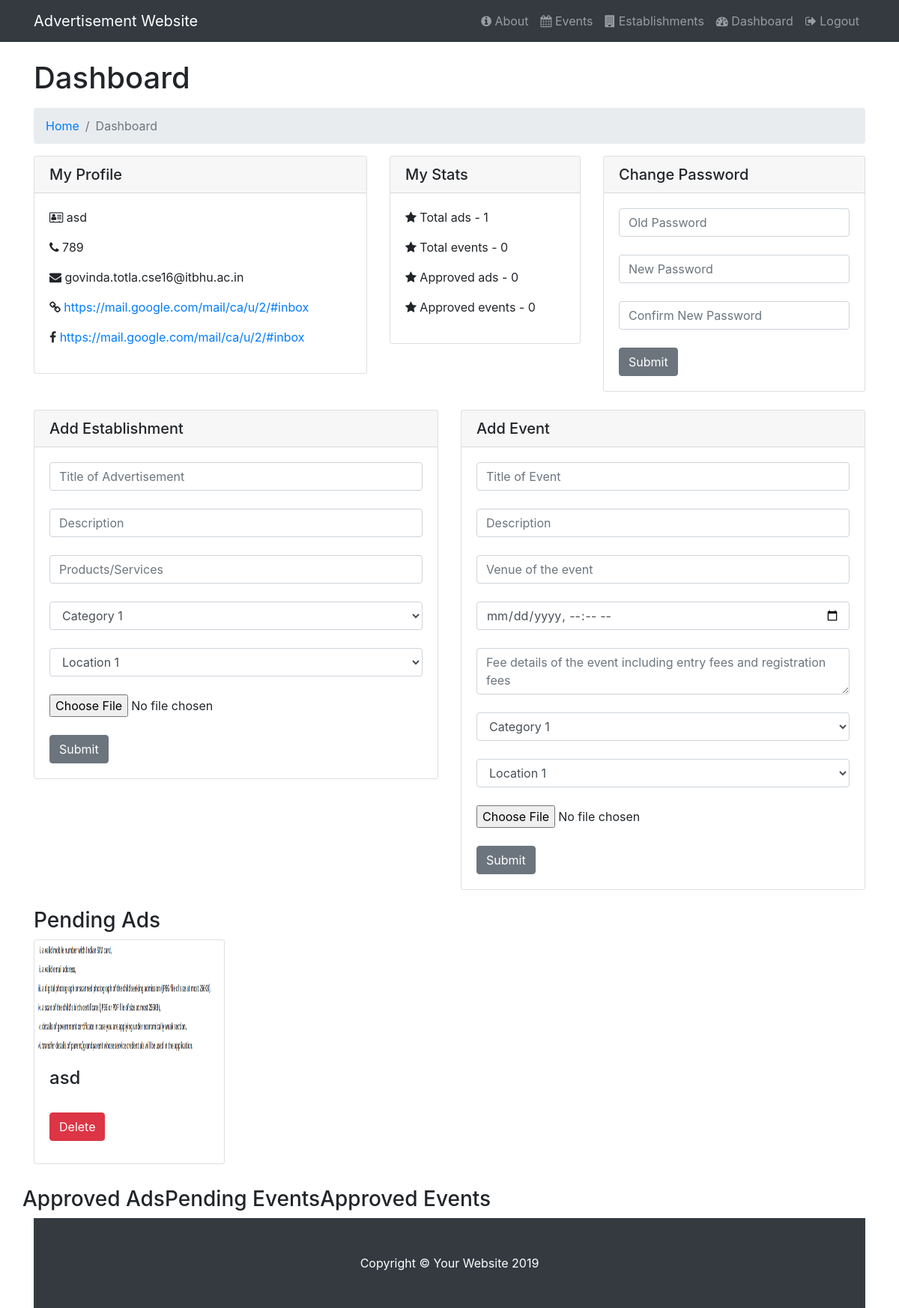
/dashboard/ (signed in), run on the app's committed database.
### main/models.py (models this page shows, shortened)
class Client(models.Model):
	user = models.ForeignKey(User, on_delete = models.CASCADE)
	address = models.CharField(max_length = 200, null = True)
	phone = models.CharField(max_length = 200, null = True)
	website = models.CharField(max_length = 200, null = True)
	fb = models.CharField(max_length = 200, null = True)
	verified = models.BooleanField(default = False)

class Ad(models.Model):
	title = models.CharField(max_length = 200)
	description = models.CharField(max_length = 500, null = True)
	services = models.CharField(max_length = 500, null = True)
	image = models.ImageField(upload_to = 'media/')
	date  = models.DateTimeField(null=False,blank=True,default=datetime.now())
	verified = models.BooleanField(default = False)
	client = models.ForeignKey(Client, on_delete = models.CASCADE)
	category = models.ForeignKey(Category, on_delete = models.CASCADE)
	location = models.ForeignKey(Location, on_delete = models.CASCADE)

### main/views.py (the view)
# urls.py: url(r'^dashboard/$', views.dashboard, name = 'dashboard'),
def dashboard(request):
	if not request.user.is_authenticated:
		messages.error(request, "Please login to continue.")
		return redirect('/login/')
	try:
		admin = Admin.objects.get(user = request.user)
		isadmin = True
	except:
		isadmin = False
	if isadmin:
		ads = Ad.objects.all()
		events = Event.objects.all()
		client = None
		ad_count = 0
		approvedad_count = 0
		event_count = 0
		approvedevent_count = 0
	else:
		client = Client.objects.get(user = request.user)
		ads = Ad.objects.filter(client = client)
		events = Event.objects.filter(client = client)
		ad_count = len(ads)
		event_count = len(events)
		approvedad_count = len(Ad.objects.filter(client = client).filter(verified = True))
		approvedevent_count = len(Event.objects.filter(client = client).filter(verified = True))
	categories = Category.objects.all()
	locations = Location.objects.all()
	return render(request, 'main/dashboard.html', context = {
		"isadmin" : isadmin,
		"ads" : ads,
		"events" : events,
		"client" : client,
		"categories" : categories,
		"locations" : locations,
		"ad_count" : ad_count,
		"approvedad_count" : approvedad_count,
		"event_count" : event_count,
		"approvedevent_count" : approvedevent_count,
		})

### main/models.py (called while the page is built)
	def __str__(self):
		return self.name

	def __str__(self):
		return self.name

### main/templates/main/dashboard.html (shortened to what this page needs)
{% load static %}
{% include 'main/navbar.html' %}
{% block body %}
  <div class="container">
    <h1 class="mt-4 mb-3">Dashboard
    </h1>
    <ol class="breadcrumb">
      <li class="breadcrumb-item">
        <a href="/">Home</a>
      </li>
      <li class="breadcrumb-item active">Dashboard</li>
    </ol>
    <div class="row">
      <div class="col-md-5">
        <div class="card mb-4">
          <h5 class="card-header">My Profile</h5>
          <div class="card-body">
            <div >
              {% if not isadmin %}
                <p>
                  <i title="address" class="fa fa-address-card-o"></i> {{client.address}}
                </p>
                <p>
                  <i title="phone" class="fa fa-phone"></i> {{client.phone}}
                </p>
                <p>
                  <i title="email" class="fa fa-envelope"></i> {{client.user.username}}
                </p>
                <p>
                  <i title="website" class="fa fa-link"></i><a href="{{client.website}}"> {{client.website}}</a>
                </p>
                <p>
                  <i title="facebook" class="fa fa-facebook"></i><a href="{{client.fb}}"> {{client.fb}}</a>
                </p>
                {% else %}
                <p>Admin</p>
                {% endif %}
            </div>
          </div>
        </div>
      </div>
    <div class="col-md-3">
        <div class="card mb-4">
        {% if not isadmin %}
          <h5 class="card-header">My Stats</h5>
          <div class="card-body">
            <div>
                <p>
                  <i title="ad count" class="fa fa-star"></i> Total ads -  {{ad_count}}
                </p>
                  <i title="event count" class="fa fa-star"></i> Total events -  {{event_count}}
                <p>
                  <i title="ad count" class="fa fa-star"></i> Approved ads -  {{approvedad_count}}
                </p>
                <p>
                <p>
                  <i title="ad count" class="fa fa-star"></i> Approved events -  {{approvedevent_count}}
                </p>
            </div>
          </div>
                {% endif %}
        </div>
    </div>
    <div class="col-md-4">
        <div class="card mb-4">
          <h5 class="card-header">Change Password</h5>
          <div class="card-body">
          <form action="/changepassword/" method="post">
            <div>
              <input type="password" name="oldpass" class="form-control" placeholder="Old Password">
              <br>
              <input type="password" name="newpass" class="form-control" placeholder="New Password">
              <br>
              <input type="password" name="confirmnewpass" class="form-control" placeholder="Confirm New Password">
              <br>
              <span class="input-group-btn">
                <button class="btn btn-secondary" type="submit">Submit</button>
              </span>
            </div>
          </form>
          </div>
        </div>
    </div>
    </div>
    {% if not isadmin %}
    <div class="row">
      <div class="col-md-6">
        <div class="card mb-4">
          <h5 class="card-header">Add Establishment</h5>
          <div class="card-body">
          <form action="/uploadad/" method="post"  enctype="multipart/form-data">
            <div>
              <input type="text" required name="title" class="form-control" placeholder="Title of Advertisement">
              <br>
              <input type="text" required name="desc" class="form-control" placeholder="Description" >
              <br>
              <input type="text" required name="services" class="form-control" placeholder="Products/Services" >
              <br>
              <select name="category" required class="form-control">
                {% for category in categories %}
                <option value="{{category.id}}">{{category}}</option>
                {% endfor %}
              </select>
              <br>
              <select name="location" required class="form-control">
                {% for location in locations %}
                <option value="{{location.id}}">{{location}}</option>
                {% endfor %}
              </select>
              <br>
              <input type="file" required accept="image/*" name="img" >
              <br><br>
              <span class="input-group-btn">
                <button class="btn btn-secondary" type="submit">Submit</button>
              </span>
            </div>
          </form>
          </div>
        </div>
      </div>
      <div class="col-md-6">
        <div class="card mb-4">
          <h5 class="card-header">Add Event</h5>
          <div class="card-body">
          <form action="/uploadevent/" method="post" enctype="multipart/form-data">
            <div>
              <input type="text" required name="title" class="form-control" placeholder="Title of Event">
              <br>
              <input type="text" required name="desc" class="form-control" placeholder="Description">
              <br>
              <input type="text" required name="venue" class="form-control" placeholder="Venue of the event">
              <br>
              <input type="datetime-local" title="Date and Time of the event" required name="time" class="form-control" placeholder="Date and time of Event">
              <br>
              <textarea style="white-space: pre-wrap;" required name="fees" class="form-control" placeholder="Fee details of the event including entry fees and registration fees"></textarea>
              <br>
              <select name="category" required class="form-control" >
                {% for category in categories %}
                <option value="{{category.id}}">{{category}}</option>
                {% endfor %}
              </select>
              <br>
              <select name="location" required class="form-control">
                {% for location in locations %}
                <option value="{{location.id}}">{{location}}</option>
                {% endfor %}
              </select>
              <br>
              <input type="file" required accept="image/*" name="img" >
              <br><br>
              <span class="input-group-btn">
                <button class="btn btn-secondary" type="submit">Submit</button>
              </span>
            </div>
          </form>
          </div>
        </div>
      </div>
    </div>
    {% endif %}
    <h3>Pending Ads</h3>
    <div class="row">
      <div class="col-md-12">
        <div class="row">
          {% for ad in ads %}
          {% if not ad.verified %}
	      <div class="col-lg-3 col-sm-6 portfolio-item">
	        <div class="card h-100">
	          <a href="#"><img class="card-img-top" src="{{ ad.image.url }}" style="height: 150px;" alt=""></a>
	          <div class="card-body">
	            <h4 class="card-title">
	              {{ ad.title }}
	            </h4>
	          </div>
            <div class="row">
              <div class="col-md-6 portfolio-item">
                <form method="post" action="/delete/{{ad.id}}/">
                <button type="submit" class="btn btn-danger" style="margin-left: 20px;">Delete</button></form>
              </div>
	        </div>
	      </div>
        {% endif %}
	    {% endfor %}
        </div>
      </div>
    </div>
    <br>
    <h3>Approved Ads</h3>
    <div class="row">
      <div class="col-md-12">
      </div>
      </div>
      <br>
    <h3>Pending Events</h3>
    <div class="row">
      <div class="col-md-12">
      </div>
    </div>
    <br>
    <h3>Approved Events</h3>
    <div class="row">
      <div class="col-md-12">
      </div>
      </div>
  </div>
  <footer class="py-5 bg-dark">
    <div class="container">
      <p class="m-0 text-center text-white">Copyright &copy; Your Website 2019</p>
    </div>
  </footer>
{% endblock %}

### main/templates/main/navbar.html (shortened to what this page needs)
{% load static %}
<!DOCTYPE html>
<html lang="en">
<head>
  <link href="{% static 'vendor/bootstrap/css/bootstrap.min.css' %}" rel="stylesheet">
  <link href="{% static 'css/modern-business.css' %}" rel="stylesheet">
  <link rel="stylesheet" href="https://cdnjs.cloudflare.com/ajax/libs/font-awesome/4.7.0/css/font-awesome.min.css">
</head>
<body>
  <nav class="navbar fixed-top navbar-expand-lg navbar-dark bg-dark fixed-top">
    <div class="container">
      <a class="navbar-brand" href="/">Advertisement Website</a>
      <div class="collapse navbar-collapse" id="navbarResponsive">
        <ul class="navbar-nav ml-auto">
          <li class="nav-item">
            <a class="nav-link" href="/about/"><i class="fa fa-info-circle"></i> About</a>
          </li>
          <li class="nav-item">
            <a class="nav-link" href="/events/"><i class="fa fa-calendar"></i> Events</a>
          </li>
          <li class="nav-item">
            <a class="nav-link" href="/establishments/"><i class="fa fa-building"></i> Establishments</a>
          </li>
          {% if not user.is_authenticated %}
          <li class="nav-item">
            <a class="nav-link" href="/login/" ><i class="fa fa-sign-in"></i> Login/Register</a>
          </li>
          {% else %}
          <li class="nav-item">
            <a class="nav-link" href="/dashboard/" ><i class="fa fa-dashboard"></i> Dashboard</a>
          </li>
          <li class="nav-item">
            <a class="nav-link" href="/logout/" ><i class="fa fa-sign-out"></i> Logout</a>
          </li>
          {% endif %}
        </ul>
      </div>
    </div>
  </nav>
  </body>

### main/static/css/modern-business.css (style rules this page uses)
body { padding-top: 56px; }
.portfolio-item { margin-bottom: 30px; }

### data on the page
Client: address "asd", phone "789", user.username "govinda.totla.cse16@itbhu.ac.in", website "https://mail.google.com/mail/ca/u/2/#inbox", fb "https://mail.google.com/mail/ca/u/2/#inbox"
Ad: image (picture), title "asd"

### other printed values
{{ ad_count }} "1"
{{ event_count }} "0"
{{ approvedad_count }} "0"
{{ approvedevent_count }} "0"
form field category "Category 1"
form field location "Location 1"
